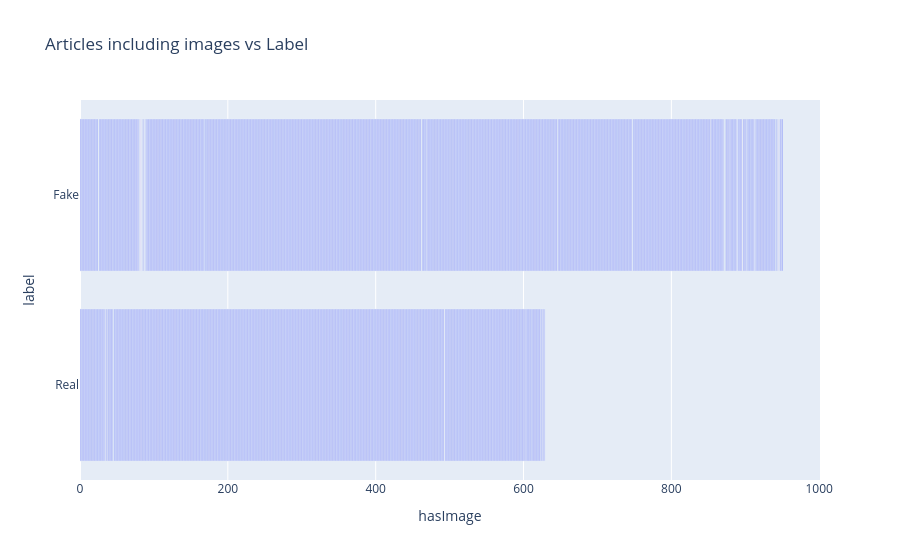

This figure's notebook cell:
### Code cell
#Articles including images vs Label
fig = px.bar(df, x='hasImage', y='label',title='Articles including images vs Label')
fig.show()

### Figure 1 — Plotly figure (JSON) as saved in the notebook; plotly's stock layout.template omitted (floating-point values rounded to 4 significant figures; data arrays with more than 128 entries replaced by an {"elided": "..."} marker saying what was removed)
{"data": [{"alignmentgroup": "True", "hovertemplate": "hasImage=%{x}<br>label=%{y}<extra></extra>", "legendgroup": "", "marker": {"color": "#636efa", "pattern": {"shape": ""}}, "name": "", "offsetgroup": "", "orientation": "h", "showlegend": false, "textposition": "auto", "type": "bar", "x": {"elided": "2045 int values"}, "xaxis": "x", "y": {"elided": "2045 str values"}, "yaxis": "y"}], "layout": {"autosize": true, "barmode": "relative", "legend": {"tracegroupgap": 0}, "title": {"text": "Articles including images vs Label"}, "xaxis": {"anchor": "y", "autorange": true, "domain": [0, 1], "range": [0, 1001.0], "title": {"text": "hasImage"}, "type": "linear"}, "yaxis": {"anchor": "x", "autorange": true, "domain": [0, 1], "range": [-0.5, 1.5], "title": {"text": "label"}, "type": "category"}}}
